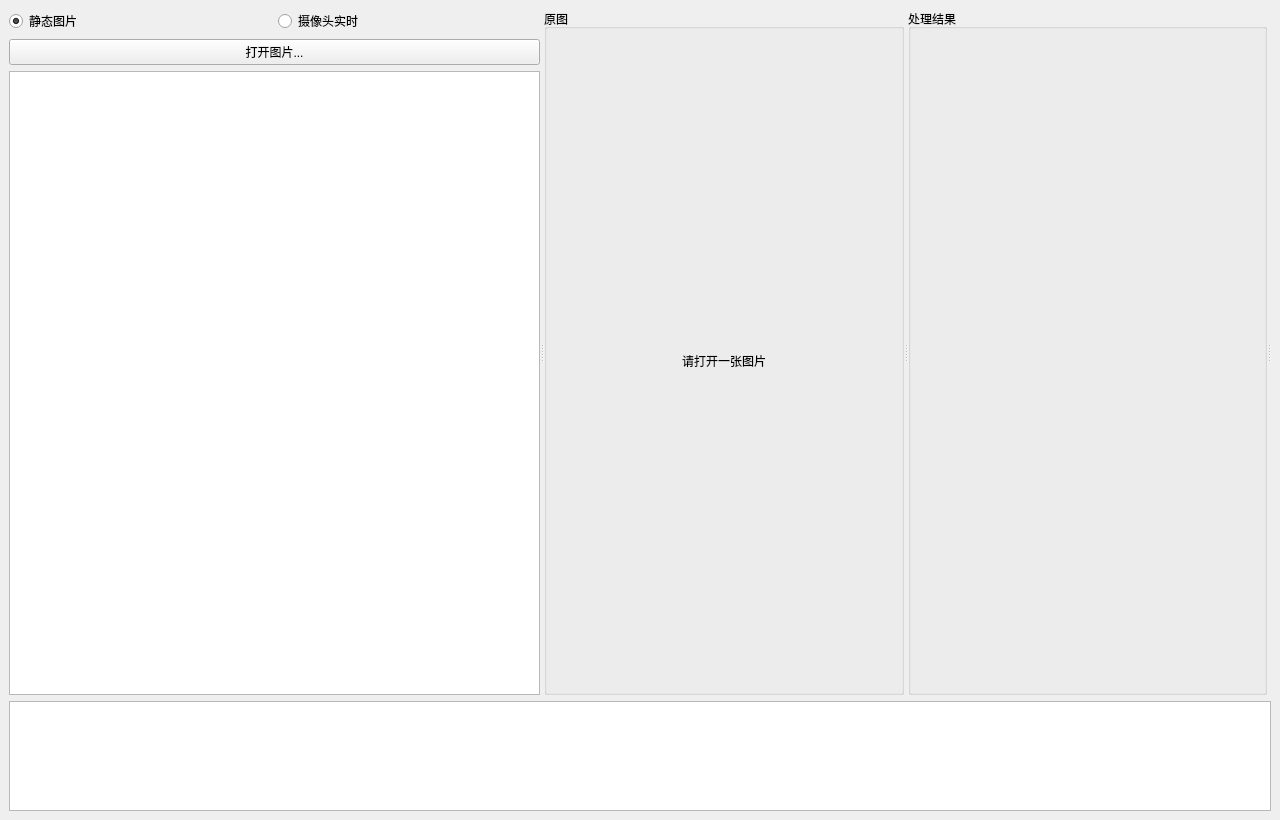
<?xml version="1.0" encoding="UTF-8"?>
<ui version="4.0">
 <class>MainWindow</class>
 <widget class="QMainWindow" name="MainWindow">
  <property name="geometry">
   <rect>
    <x>0</x>
    <y>0</y>
    <width>1280</width>
    <height>820</height>
   </rect>
  </property>
  <property name="windowTitle">
   <string>OpenCV 学习工坊</string>
  </property>
  <widget class="QWidget" name="centralwidget">
   <layout class="QVBoxLayout" name="rootLayout">
    <property name="spacing">6</property>
    <property name="leftMargin">8</property>
    <property name="topMargin">8</property>
    <property name="rightMargin">8</property>
    <property name="bottomMargin">8</property>
    <item>
     <widget class="QSplitter" name="mainSplitter">
      <property name="orientation">
       <enum>Qt::Horizontal</enum>
      </property>
      <widget class="QWidget" name="leftPanel">
       <layout class="QVBoxLayout" name="leftPanelLayout">
        <property name="leftMargin">0</property>
        <property name="topMargin">0</property>
        <property name="rightMargin">0</property>
        <property name="bottomMargin">0</property>
        <item>
         <layout class="QHBoxLayout" name="sourceModeLayout">
          <item>
           <widget class="QRadioButton" name="staticImageRadio">
            <property name="text">
             <string>静态图片</string>
            </property>
            <property name="checked">
             <bool>true</bool>
            </property>
           </widget>
          </item>
          <item>
           <widget class="QRadioButton" name="cameraRadio">
            <property name="text">
             <string>摄像头实时</string>
            </property>
           </widget>
          </item>
         </layout>
        </item>
        <item>
         <widget class="QPushButton" name="openImageButton">
          <property name="text">
           <string>打开图片...</string>
          </property>
         </widget>
        </item>
        <item>
         <widget class="QListWidget" name="navList"/>
        </item>
       </layout>
      </widget>
      <widget class="QSplitter" name="centerSplitter">
       <property name="orientation">
        <enum>Qt::Horizontal</enum>
       </property>
       <widget class="QGroupBox" name="originalGroupBox">
        <property name="title">
         <string>原图</string>
        </property>
        <layout class="QVBoxLayout" name="originalGroupLayout">
         <item>
          <widget class="QLabel" name="originalImageLabel">
           <property name="sizePolicy">
            <sizepolicy hsizetype="Expanding" vsizetype="Expanding">
             <horstretch>0</horstretch>
             <verstretch>0</verstretch>
            </sizepolicy>
           </property>
           <property name="minimumSize">
            <size>
             <width>150</width>
             <height>150</height>
            </size>
           </property>
           <property name="text">
            <string>请打开一张图片</string>
           </property>
           <property name="alignment">
            <set>Qt::AlignCenter</set>
           </property>
          </widget>
         </item>
        </layout>
       </widget>
       <widget class="QGroupBox" name="processedGroupBox">
        <property name="title">
         <string>处理结果</string>
        </property>
        <layout class="QVBoxLayout" name="processedGroupLayout">
         <item>
          <widget class="QLabel" name="processedImageLabel">
           <property name="sizePolicy">
            <sizepolicy hsizetype="Expanding" vsizetype="Expanding">
             <horstretch>0</horstretch>
             <verstretch>0</verstretch>
            </sizepolicy>
           </property>
           <property name="minimumSize">
            <size>
             <width>150</width>
             <height>150</height>
            </size>
           </property>
           <property name="text">
            <string/>
           </property>
           <property name="alignment">
            <set>Qt::AlignCenter</set>
           </property>
          </widget>
         </item>
        </layout>
       </widget>
      </widget>
      <widget class="QWidget" name="rightPanel">
       <layout class="QVBoxLayout" name="rightPanelLayout">
        <property name="leftMargin">0</property>
        <property name="topMargin">0</property>
        <property name="rightMargin">0</property>
        <property name="bottomMargin">0</property>
        <item>
         <widget class="QStackedWidget" name="paramsStack"/>
        </item>
       </layout>
      </widget>
     </widget>
    </item>
    <item>
     <widget class="QPlainTextEdit" name="infoText">
      <property name="sizePolicy">
       <sizepolicy hsizetype="Expanding" vsizetype="Fixed">
        <horstretch>0</horstretch>
        <verstretch>0</verstretch>
       </sizepolicy>
      </property>
      <property name="maximumSize">
       <size>
        <width>16777215</width>
        <height>110</height>
       </size>
      </property>
      <property name="readOnly">
       <bool>true</bool>
      </property>
     </widget>
    </item>
   </layout>
  </widget>
 </widget>
 <resources/>
 <connections/>
</ui>
